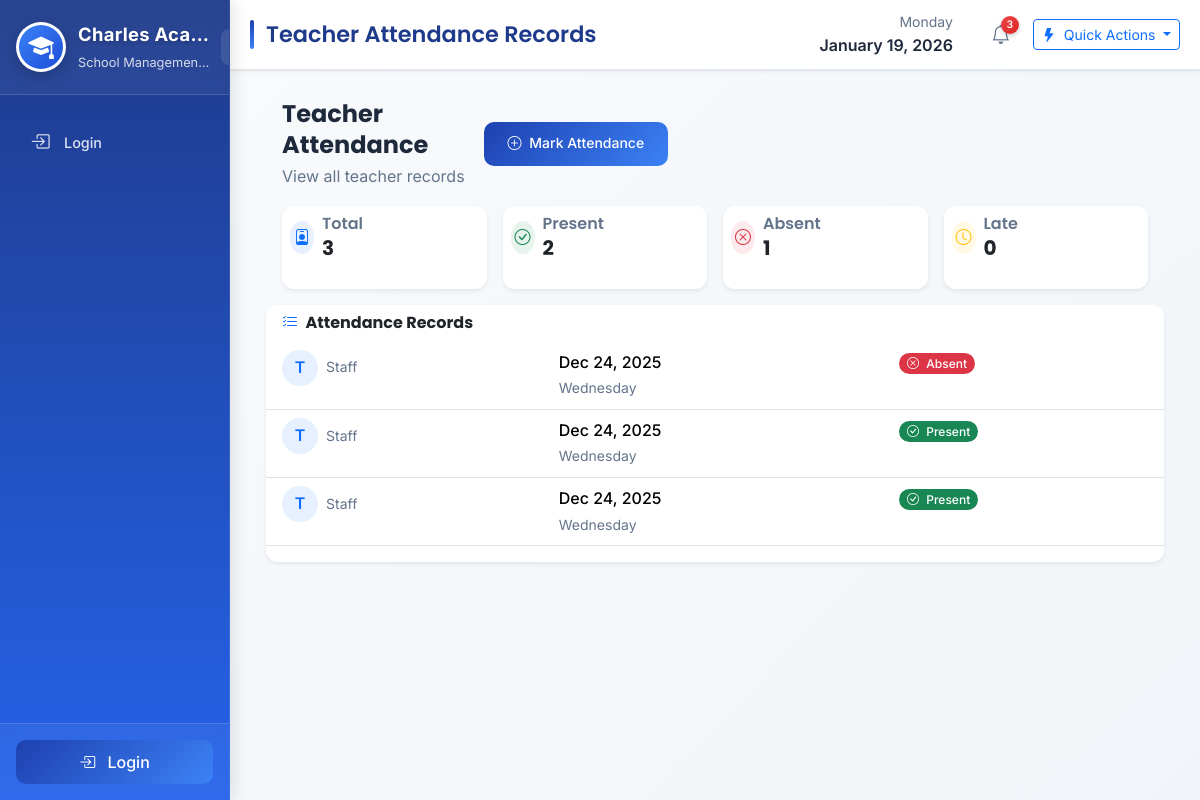
Page /attendance/teachers/ on the committed database.
### attendance/models.py (models this page shows, shortened)
class TeacherAttendance(models.Model):
    teacher = models.ForeignKey(Teacher, on_delete=models.CASCADE)
    date = models.DateField()
    status = models.CharField(max_length=10, choices=ATTENDANCE_STATUS)
    class Meta:
        unique_together = ('teacher', 'date')

### attendance/views.py (the view)
# urls.py: path('teachers/', views.teacher_attendance_list, name='teacher_attendance_list'),
def teacher_attendance_list(request):
    records = TeacherAttendance.objects.select_related('teacher').order_by('-date')
    return render(request, 'attendance/teacher_attendance_list.html', {'records': records})

### templates/attendance/teacher_attendance_list.html (shortened to what this page needs)
{% extends 'base.html' %}
{% block page_title %}Teacher Attendance Records{% endblock %}
{% block content %}
<div class="container-fluid px-0 px-sm-2">
    <div class="d-flex flex-column flex-sm-row justify-content-between align-items-start align-items-sm-center mb-3 px-2 px-sm-3 gap-2">
        <div class="flex-grow-1">
            <h1 class="fw-bold mb-1 fs-4 fs-sm-3">Teacher Attendance</h1>
            <p class="text-muted mb-0 fs-6">View all teacher records</p>
        </div>
        <div class="w-100 w-sm-auto">
            <a href="{% url 'attendance:mark_teacher_attendance' %}" class="btn btn-primary btn-sm d-block d-sm-inline-block">
                <i class="bi bi-plus-circle me-1"></i> <span>Mark Attendance</span>
            </a>
        </div>
    </div>
    <div class="row row-cols-2 row-cols-sm-4 g-2 g-sm-3 mb-3 px-2 px-sm-3">
        <div class="col">
            <div class="card border-0 shadow-sm h-100">
                <div class="card-body p-2">
                    <div class="d-flex align-items-center">
                        <div class="icon-wrapper bg-primary bg-opacity-10 rounded-circle p-1 me-2 flex-shrink-0">
                            <i class="bi bi-person-badge text-primary fs-6"></i>
                        </div>
                        <div class="min-w-0">
                            <h6 class="text-muted mb-0 fs-7">Total</h6>
                            <h3 class="fw-bold mb-0 fs-5">{{ records|length|default:0 }}</h3>
                        </div>
                    </div>
                </div>
            </div>
        </div>
        <div class="col">
            <div class="card border-0 shadow-sm h-100">
                <div class="card-body p-2">
                    <div class="d-flex align-items-center">
                        <div class="icon-wrapper bg-success bg-opacity-10 rounded-circle p-1 me-2 flex-shrink-0">
                            <i class="bi bi-check-circle text-success fs-6"></i>
                        </div>
                        <div class="min-w-0">
                            <h6 class="text-muted mb-0 fs-7">Present</h6>
                            <h3 class="fw-bold mb-0 fs-5" id="presentCount">0</h3>
                        </div>
                    </div>
                </div>
            </div>
        </div>
        <div class="col">
            <div class="card border-0 shadow-sm h-100">
                <div class="card-body p-2">
                    <div class="d-flex align-items-center">
                        <div class="icon-wrapper bg-danger bg-opacity-10 rounded-circle p-1 me-2 flex-shrink-0">
                            <i class="bi bi-x-circle text-danger fs-6"></i>
                        </div>
                        <div class="min-w-0">
                            <h6 class="text-muted mb-0 fs-7">Absent</h6>
                            <h3 class="fw-bold mb-0 fs-5" id="absentCount">0</h3>
                        </div>
                    </div>
                </div>
            </div>
        </div>
        <div class="col">
            <div class="card border-0 shadow-sm h-100">
                <div class="card-body p-2">
                    <div class="d-flex align-items-center">
                        <div class="icon-wrapper bg-warning bg-opacity-10 rounded-circle p-1 me-2 flex-shrink-0">
                            <i class="bi bi-clock text-warning fs-6"></i>
                        </div>
                        <div class="min-w-0">
                            <h6 class="text-muted mb-0 fs-7">Late</h6>
                            <h3 class="fw-bold mb-0 fs-5" id="lateCount">0</h3>
                        </div>
                    </div>
                </div>
            </div>
        </div>
    </div>
    {% if records %}
    <div class="card border-0 shadow-sm">
        <div class="card-header bg-white border-0 py-2">
            <h5 class="mb-0 fw-bold fs-6">
                <i class="bi bi-list-check text-primary me-1"></i>
                Attendance Records
            </h5>
        </div>
        <div class="card-body p-0">
            <div class="table-responsive">
                <table class="table table-hover mb-0">
                    <tbody>
                        {% for r in records %}
                        <tr>
                            <td class="ps-3" data-label="Teacher">
                                <div class="d-flex align-items-center">
                                    <div class="avatar bg-primary bg-opacity-10 text-primary rounded-circle d-flex align-items-center justify-content-center me-2 flex-shrink-0"
                                         style="width: 36px; height: 36px;">
                                        {% if r.teacher.user.first_name and r.teacher.user.last_name %}
                                            {{ r.teacher.user.first_name|slice:":1"|upper }}{{ r.teacher.user.last_name|slice:":1"|upper }}
                                        {% else %}
                                            T
                                        {% endif %}
                                    </div>
                                    <div class="min-w-0">
                                        <small class="text-muted fs-7 d-block text-truncate">{{ r.teacher.teacher_id|default:"Staff" }}</small>
                                    </div>
                                </div>
                            </td>
                            <td data-label="Date">
                                <span class="fw-medium fs-7 d-block">{{ r.date|date:"M d, Y" }}</span>
                                <small class="text-muted fs-7">{{ r.date|date:"l" }}</small>
                            </td>
                            <td data-label="Status">
                                {% if r.status == 'PRESENT' or r.status == 'Present' %}
                                    <span class="badge bg-success rounded-pill px-2 py-1 fs-7">
                                        <i class="bi bi-check-circle me-1"></i> <span class="d-none d-sm-inline">Present</span>
                                    </span>
                                {% elif r.status == 'ABSENT' or r.status == 'Absent' %}
                                    <span class="badge bg-danger rounded-pill px-2 py-1 fs-7">
                                        <i class="bi bi-x-circle me-1"></i> <span class="d-none d-sm-inline">Absent</span>
                                    </span>
                                {% elif r.status == 'LATE' or r.status == 'Late' %}
                                    <span class="badge bg-warning rounded-pill px-2 py-1 fs-7">
                                        <i class="bi bi-clock me-1"></i> <span class="d-none d-sm-inline">Late</span>
                                    </span>
                                {% else %}
                                    <span class="badge bg-secondary rounded-pill px-2 py-1 fs-7">{{ r.status }}</span>
                                {% endif %}
                            </td>
                        </tr>
                        {% endfor %}
                    </tbody>
                </table>
            </div>
        </div>
    </div>
    {% endif %}
</div>
{% endblock %}

### templates/base.html (style rules this page uses)
:root { --primary-color: #1e40af; --primary-light: #3b82f6; --primary-dark: #1e3a8a; --secondary-color: #2563eb; --accent-color: #60a5fa; --sidebar-blue: #1e3a8a; --sidebar-gradient: linear-gradient(180deg, #1e3a8a 0%, #2563eb 100%); --sidebar-hover: rgba(255, 255, 255, 0.15); --light-bg: #f8fafc; --dark-text: #1e293b; --light-text: #64748b; --success-color: #10b981; --warning-color: #f59e0b; --danger-color: #ef4444; --sidebar-width: 280px; --sidebar-collapsed: 80px; --header-height: 70px; --shadow-sm: 0 1px 3px rgba(0,0,0,0.1); --shadow-md: 0 4px 6px -1px rgba(0,0,0,0.1); --shadow-lg: 0 10px 15px -3px rgba(0,0,0,0.1); --border-radius: 12px; --transition: all 0.3s cubic-bezier(0.4, 0, 0.2, 1); --mobile-breakpoint: 992px; }
* { margin: 0; padding: 0; box-sizing: border-box; }
html { font-size: 16px; -webkit-text-size-adjust: 100%; text-size-adjust: 100%; scroll-behavior: smooth; }
body { font-family: 'Inter', sans-serif; background-color: var(--light-bg); color: var(--dark-text); line-height: 1.6; overflow-x: hidden; min-height: 100vh; -webkit-font-smoothing: antialiased; -moz-osx-font-smoothing: grayscale; }
h1, h2, h3, h4, h5, h6 { font-family: 'Poppins', sans-serif; font-weight: 600; line-height: 1.3; }
.card { border: none; border-radius: var(--border-radius); box-shadow: var(--shadow-sm); transition: var(--transition); margin-bottom: 1.25rem; background: white; overflow: hidden; }
.btn-primary { background: linear-gradient(135deg, var(--primary-color) 0%, var(--primary-light) 100%); border: none; padding: 0.625rem 1.5rem; border-radius: 10px; font-weight: 500; transition: var(--transition); min-height: 44px; min-width: 44px; }
.badge { padding: 0.35rem 0.75rem; font-weight: 500; border-radius: 20px; }
.text-muted { color: var(--light-text) !important; }
.table-responsive { overflow-x: auto; -webkit-overflow-scrolling: touch; margin-bottom: 1rem; }

### templates/attendance/teacher_attendance_list.html (style rules this page uses)
.min-w-0 { min-width: 0; }
.avatar { font-weight: 600; }

### rows in the picture
TeacherAttendance: shows "T", teacher.teacher_id "Staff", date "Dec 24, 2025", date "Wednesday", status "ABSENT" (drawn)
TeacherAttendance: shows "T", teacher.teacher_id "Staff", date "Dec 24, 2025", date "Wednesday", status "PRESENT" (drawn)
TeacherAttendance: shows "T", teacher.teacher_id "Staff", date "Dec 24, 2025", date "Wednesday", status "PRESENT" (drawn)

### other values in the picture
{{ records|length|default:0 }} "3"
